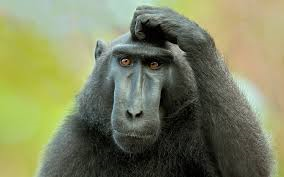
#> input picture datasience/images/monkey.png, 284 x 177 px; the run also reads 1 picture not shown here
$ jupyter execute numpy_bootcamp_zadania.ipynb   (shell and % lines are left out)
#> lines starting #> are read from the running program, lines starting #| are printed output that depends on the picture
Napisz poniżej funkcję, która wyprintuje Twoje imię i nazwisko:

[cell 1]
import numpy as np

# Indeksowanie, wycinanie, iterowanie - Indexing, Slicing and Iterating

### Stwórz liste sześcianów liczb od 0 do 9

[cell 2]
A = np.arange(10)**3
A

### wybierz z listy zaznaczone elementy

[ 0, 1, **8**, **27**, **64**, 125, 216, 343, 512, 729]


[cell 3]
A[2:5]

[ **0**, 1, **8**, 27, **64**, 125, 216, 343, 512, 729]

[cell 4]
A[0:5:2]

### przekształć by otrzymać wynik

[-1000, 1,  -1000, 27, -1000,   125,   216,   343,   512, 729]

[cell 5]
A[0:5:2] = -1000
A

### Odwróć listę

[cell 6]
A = A[::-1]
A

### Sprawdź typ

[cell 7]
A.dtype

### W pętli for wyprintuj dla każdego elementu pierwiastek sześcienny z elementu

[cell 8]
for el in A:
    print(np.cbrt(el))

### Stwórz macierz 10x10 z kwadratami liczb od 1 do 100

[cell 9]
B = np.arange(1,101).reshape(10,10)**2
B

### Stwórz macierz 5x5 gdzie na krawędziach będą 0 a w środku 1

[cell 10]
C = np.zeros((5, 5))
C[1:4, 1:4] = 1
C

### Stwórz tabliczkę mnożenia liczb od 0 do 9 w postaci dwuwymiarowej macierzy

[cell 11]
D = np.arange(10)
D2 = D.reshape(-1,1)
D*D2

## Zad 2  Przekształć wczytane obrazki w opisany sposób

[cell 12]
# !pip install opencv-python
import matplotlib.pyplot as plt

[cell 13]
import matplotlib.image as mpimg
im1 = mpimg.imread('images/monkey.png')
#> im1 is the input picture: shape (177, 284, 4) float32; mean R, G, B, A 0.491, 0.511, 0.375, 1

[cell 14]
import cv2
im2 = cv2.imread("images/index.jpeg")

[cell 15]
im1.shape
#> Out = (177, 284, 4)

[cell 16]
im2.shape
#> Out = (177, 284, 3)

[cell 17]
plt.imshow(im1)

[cell 18]
plt.imshow(im2)

### stwórz wycinek -  spróbuj wybrać twarz

[cell 19]
plt.imshow(im1[20:160, 80:190])
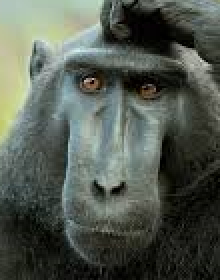
#> shown: shape (140, 110, 4) float32 (shown 2 times larger); mean R, G, B, A 0.324, 0.352, 0.316, 1

### wybierz jeden kolor

[cell 20]
R = False
G = True
B = False

plt.imshow(np.array([R, G, B])*im2)
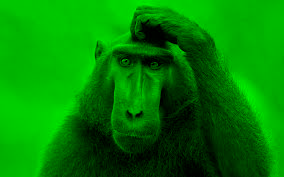
#> shown: shape (177, 284, 3); mean R, G, B 0, 130.3, 0

### Obrót o wskazaną liczbę stopni

wykorzystaj ndimage.rotate ze scipy

[cell 21]
from scipy.ndimage import rotate
plt.imshow(rotate(im1, 33, reshape = False))
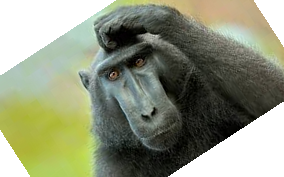
#> shown: shape (177, 284, 4) float32; mean R, G, B, A 0.356, 0.377, 0.285, 0.795; transparent parts drawn white

### Czarno biały filtr

[cell 22]
my_img = np.zeros((100, 100, 3))
my_img[:,:,0] = 0.33
my_img[:,:,1] = 0.33
my_img[:,:,2] = 0.33
#plt.imshow(my_img)

im2[:,:,1] = im2[:,:,0]
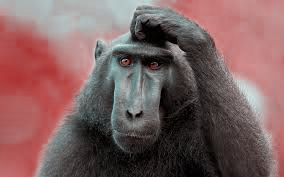
#> im2: shape (177, 284, 3); mean B, G, R 95.5, 95.5, 125.3
im2[:,:,2] = im2[:,:,0]
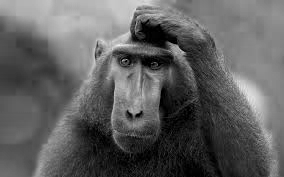
#> im2: shape (177, 284, 3); min 0, max 242, mean 95.5
#plt.imshow(im2)

sum_array = im1.sum(axis=2, keepdims=True)
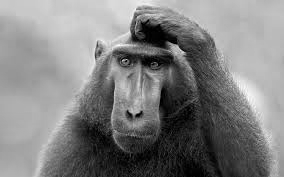
#> sum_array: shape (177, 284, 1) float32; min 1, max 3.73, mean 2.38; drawn with min black and max white
sum_array = sum_array / sum_array.max()
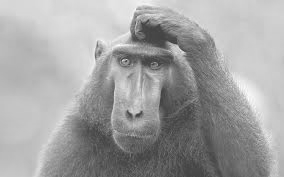
#> sum_array: shape (177, 284, 1) float32; min 0.268, max 1, mean 0.637
plt.imshow(np.ones(3) * sum_array)

### Rozmazanie

wykorzystaj `ndimage.gaussian_filter`

Wyślij mi to proszę na adres: korzeniewski@gmail.com, w tytule wpisz "Ćwiczenia z NumPy"

[cell 23]
from scipy.ndimage import gaussian_filter

plt.imshow(gaussian_filter(im1, 2))
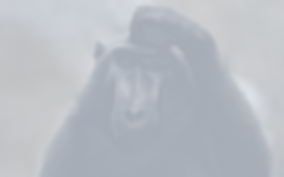
#> shown: shape (177, 284, 4) float32; mean R, G, B, A 0.539, 0.57, 0.616, 0.652; transparent parts drawn white
